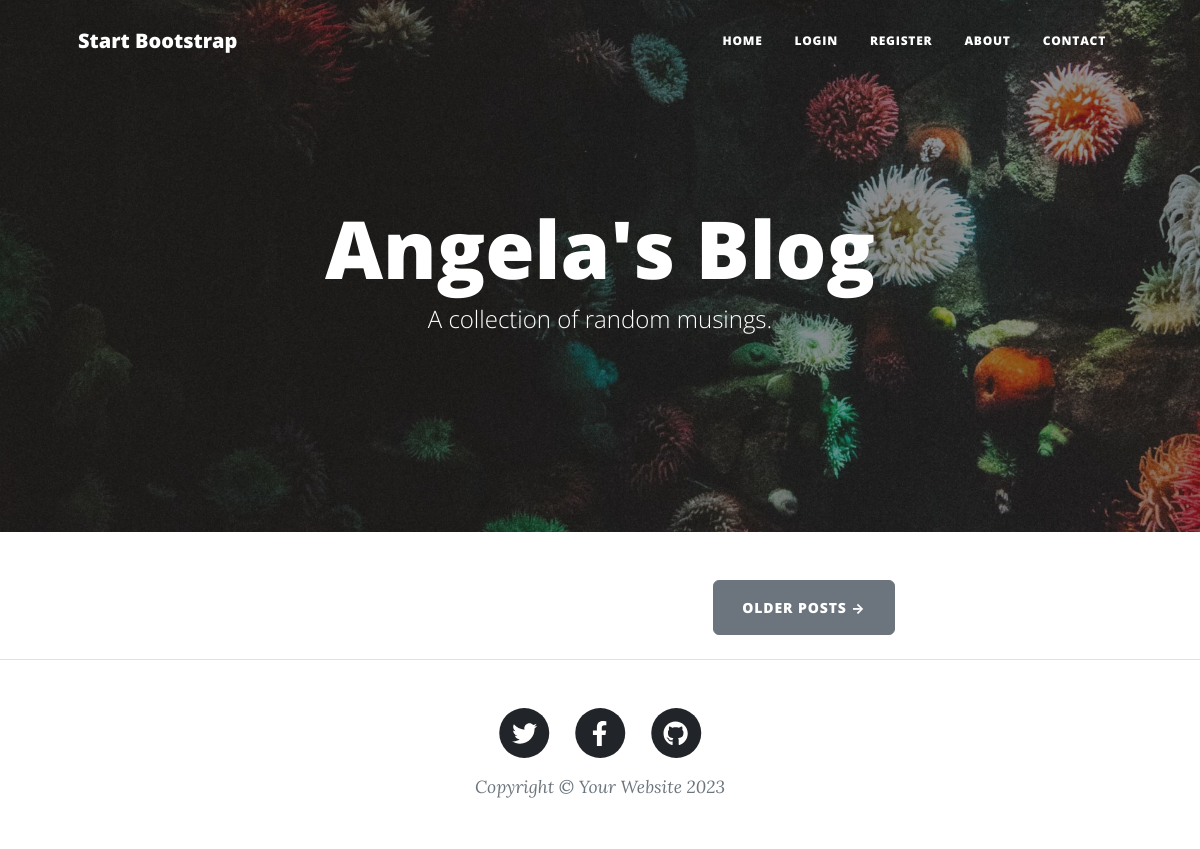
Before: / with the older database file.
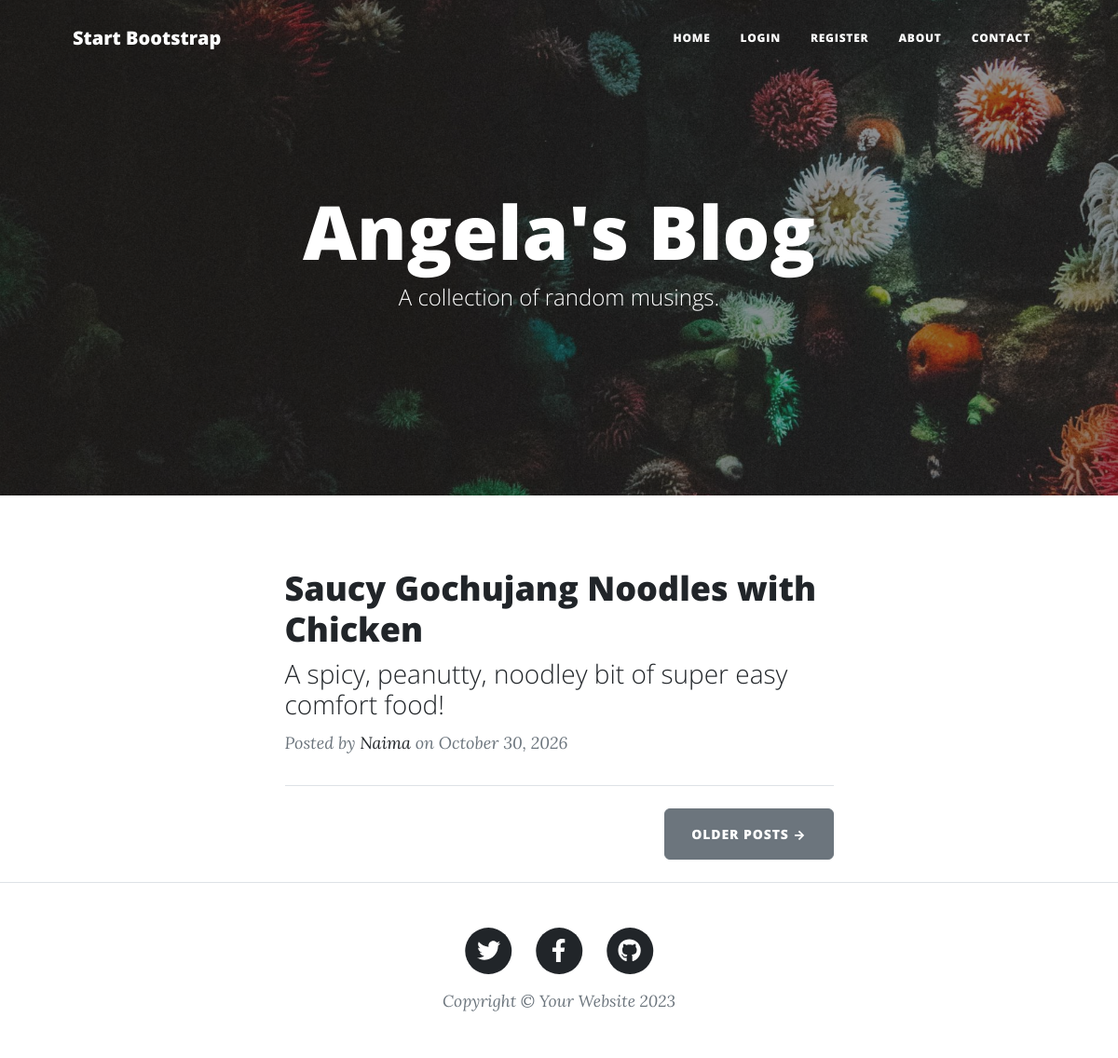
After: the same page with the newer database file.
### main.py (models this page shows)
class BlogPost(db.Model):
    __tablename__ = "blog_posts"
    id: Mapped[int] = mapped_column(Integer, primary_key=True)
    title: Mapped[str] = mapped_column(String(250), unique=True, nullable=False)
    subtitle: Mapped[str] = mapped_column(String(250), nullable=False)
    date: Mapped[str] = mapped_column(String(250), nullable=False)
    body: Mapped[str] = mapped_column(Text, nullable=False)
    author: Mapped[str] = mapped_column(String(250), nullable=False)
    img_url: Mapped[str] = mapped_column(String(250), nullable=False)
    author_id: Mapped[int] = mapped_column(Integer, db.ForeignKey("users.id"))
    author = relationship("User", back_populates="posts")
    comments = relationship("Comment", back_populates="post")

class User(UserMixin, db.Model):
    __tablename__ = "users"
    id: Mapped[int] = mapped_column(Integer, primary_key=True)
    email: Mapped[str] = mapped_column(String(100), unique=True)
    password: Mapped[str] = mapped_column(String(100))
    name: Mapped[str] = mapped_column(String(1000))
    posts = relationship("BlogPost", back_populates="author")
    comments = relationship("Comment", back_populates="author")

### main.py (the view)
@app.route('/')
def get_all_posts():
    result = db.session.execute(db.select(BlogPost))
    posts = result.scalars().all()
    return render_template("index.html", all_posts=posts, logged_in=current_user.is_authenticated)

### templates/index.html (shortened to what this page needs)
{% include "header.html" %}
<header
  class="masthead"
  style="background-image: url('../static/assets/img/home-bg.jpg')"
>
  <div class="container position-relative px-4 px-lg-5">
    <div class="row gx-4 gx-lg-5 justify-content-center">
      <div class="col-md-10 col-lg-8 col-xl-7">
        <div class="site-heading">
          <h1>Angela's Blog</h1>
          <span class="subheading">A collection of random musings.</span>
        </div>
      </div>
    </div>
  </div>
</header>
<div class="container px-4 px-lg-5">
  <div class="row gx-4 gx-lg-5 justify-content-center">
    <div class="col-md-10 col-lg-8 col-xl-7">
      {% for post in all_posts %}
      <div class="post-preview">
        <a href="{{ url_for('show_post', post_id=post.id) }}">
          <h2 class="post-title">{{ post.title }}</h2>
          <h3 class="post-subtitle">{{ post.subtitle }}</h3>
        </a>
        <p class="post-meta">
          Posted by
          <a href="#">{{post.author.name}}</a>
          on {{post.date}}
        </p>
      </div>
      <hr class="my-4" />
      {% endfor %}
      <div class="d-flex justify-content-end mb-4">
        <a class="btn btn-secondary text-uppercase" href="#!">Older Posts →</a>
      </div>
    </div>
  </div>
</div>
{% include "footer.html" %}

### templates/header.html (shortened to what this page needs)
<!DOCTYPE html>
<html lang="en">
  <head>
    {% block styles %}
    {{ bootstrap.load_css() }}
    <link
      href="{{ url_for('static', filename='css/styles.css') }}"
      rel="stylesheet"
    />
    {% endblock %}
  </head>
  <body>
    <nav class="navbar navbar-expand-lg navbar-light" id="mainNav">
      <div class="container px-4 px-lg-5">
        <a class="navbar-brand" href="/">Start Bootstrap</a>
        <div class="collapse navbar-collapse" id="navbarResponsive">
          <ul class="navbar-nav ms-auto py-4 py-lg-0">
            <li class="nav-item">
              <a
                class="nav-link px-lg-3 py-3 py-lg-4"
                href="{{ url_for('get_all_posts') }}"
                >Home</a
              >
            </li>
             {% if not logged_in: %}
            <li class="nav-item">
              <a
                class="nav-link px-lg-3 py-3 py-lg-4"
                href="{{ url_for('login') }}"
                >Login</a
              >
            </li>
            <li class="nav-item">
              <a
                class="nav-link px-lg-3 py-3 py-lg-4"
                href="{{ url_for('register') }}"
                >Register</a
              >
            </li>
            {% endif %}
            <li class="nav-item">
              <a
                class="nav-link px-lg-3 py-3 py-lg-4"
                href="{{ url_for('about') }}"
                >About</a
              >
            </li>
            <li class="nav-item">
              <a
                class="nav-link px-lg-3 py-3 py-lg-4"
                href="{{ url_for('contact') }}"
                >Contact</a
              >
            </li>
          </ul>
        </div>
      </div>
    </nav>
  </body>
</html>

### templates/footer.html (shortened to what this page needs)
        <footer class="border-top">
          <div class="container px-4 px-lg-5">
              <div class="row gx-4 gx-lg-5 justify-content-center">
                  <div class="col-md-10 col-lg-8 col-xl-7">
                      <ul class="list-inline text-center">
                          <li class="list-inline-item">
                              <a href="#!">
                                  <span class="fa-stack fa-lg">
                                      <i class="fas fa-circle fa-stack-2x"></i>
                                      <i class="fab fa-twitter fa-stack-1x fa-inverse"></i>
                                  </span>
                              </a>
                          </li>
                          <li class="list-inline-item">
                              <a href="#!">
                                  <span class="fa-stack fa-lg">
                                      <i class="fas fa-circle fa-stack-2x"></i>
                                      <i class="fab fa-facebook-f fa-stack-1x fa-inverse"></i>
                                  </span>
                              </a>
                          </li>
                          <li class="list-inline-item">
                              <a href="#!">
                                  <span class="fa-stack fa-lg">
                                      <i class="fas fa-circle fa-stack-2x"></i>
                                      <i class="fab fa-github fa-stack-1x fa-inverse"></i>
                                  </span>
                              </a>
                          </li>
                      </ul>
                      <div class="small text-center text-muted fst-italic">Copyright &copy; Your Website 2023</div>
                  </div>
              </div>
          </div>
      </footer>
  </body>
</html>

Changed rows visible on the page:
added BlogPost: title "Saucy Gochujang Noodles with Chicken", subtitle "A spicy, peanutty, noodley bit of super easy comfort food!", author.name "Naima", date "October 30, 2026"
